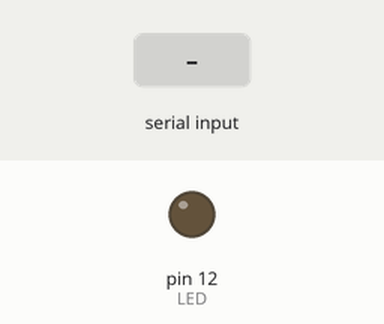
Bench run of a sketch on a simulated Arduino Uno, built with avr-gcc and run on an emulated ATmega328P. Parts: output pins drawn as LEDs (lit = HIGH). The inputs (shaded band) are chosen by the test bench.

Above: at 1.2 s.
1.3 s: "a" received over the second serial link
At 1.7 s:
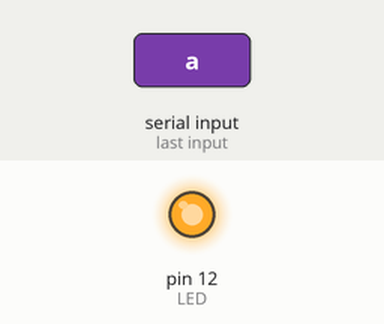
2.8 s: "b" received over the second serial link
At 4.0 s:
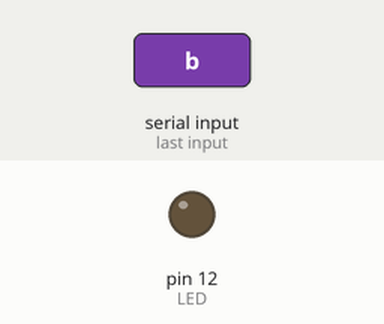
Timing chart, 0 to 5.8 s (numbered marks = the images above; inputs shaded):
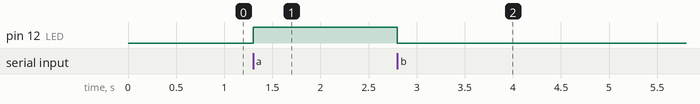

Measured:
- after the input at 1.3 s, pin 12 (LED): LOW → HIGH at once
- after the input at 2.8 s, pin 12 (LED): HIGH → LOW at once

The sketch:

Control_LED_melalui_serial_monitor.ino
```cpp
#include <SoftwareSerial.h>

SoftwareSerial SerialKu (6, 7);

const byte LED = 12;
void setup() {
  SerialKu.begin(9600);
  pinMode(LED, OUTPUT);
  while (!SerialKu) {
    //Tunggu arduiono terhubung ke PC
  }
}

void loop() {
  if (SerialKu.available()) {
    char msk = SerialKu.read();
    if (msk == 'a') digitalWrite(LED, HIGH);
    if (msk == 'b') digitalWrite(LED, LOW);
  }
}
```
